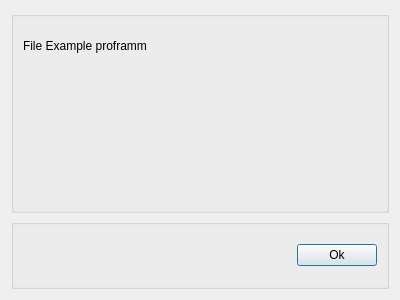
<?xml version="1.0" encoding="UTF-8"?>
<ui version="4.0">
 <class>AboutBox</class>
 <widget class="QDialog" name="AboutBox">
  <property name="geometry">
   <rect>
    <x>0</x>
    <y>0</y>
    <width>400</width>
    <height>300</height>
   </rect>
  </property>
  <property name="windowTitle">
   <string>Dialog</string>
  </property>
  <layout class="QVBoxLayout" name="verticalLayout">
   <item>
    <widget class="QGroupBox" name="groupBox">
     <property name="title">
      <string/>
     </property>
     <layout class="QVBoxLayout" name="verticalLayout_2">
      <item>
       <widget class="QLabel" name="label">
        <property name="maximumSize">
         <size>
          <width>16777215</width>
          <height>40</height>
         </size>
        </property>
        <property name="text">
         <string>File Example proframm</string>
        </property>
       </widget>
      </item>
      <item>
       <widget class="QLabel" name="label_2">
        <property name="text">
         <string/>
        </property>
       </widget>
      </item>
     </layout>
    </widget>
   </item>
   <item>
    <widget class="QGroupBox" name="groupBox_2">
     <property name="maximumSize">
      <size>
       <width>16777215</width>
       <height>70</height>
      </size>
     </property>
     <property name="title">
      <string/>
     </property>
     <layout class="QHBoxLayout" name="horizontalLayout">
      <item>
       <spacer name="horizontalSpacer">
        <property name="orientation">
         <enum>Qt::Horizontal</enum>
        </property>
        <property name="sizeHint" stdset="0">
         <size>
          <width>40</width>
          <height>20</height>
         </size>
        </property>
       </spacer>
      </item>
      <item>
       <widget class="QPushButton" name="pushButton">
        <property name="text">
         <string>Ok</string>
        </property>
       </widget>
      </item>
     </layout>
    </widget>
   </item>
  </layout>
 </widget>
 <resources/>
 <connections/>
</ui>
